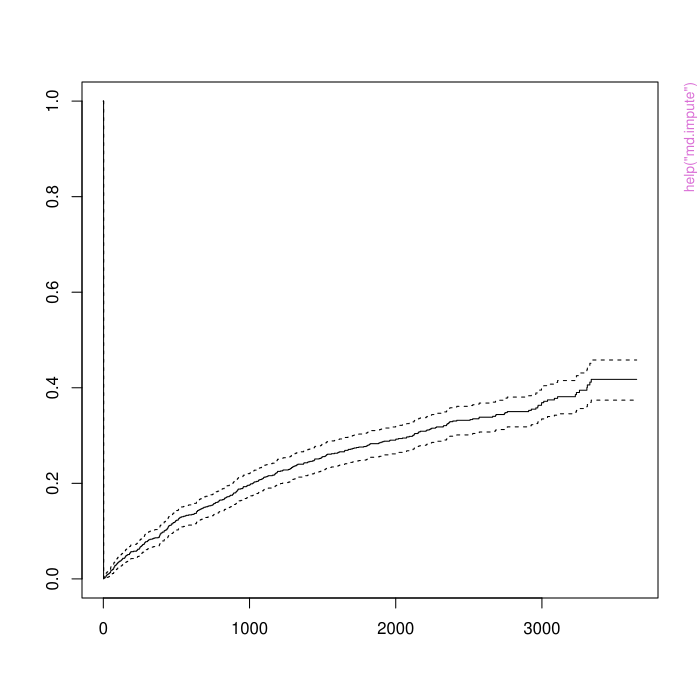

This figure's R source:
pkgname <- "missDeaths"
source(file.path(R.home("share"), "R", "examples-header.R"))
options(warn = 1)
base::assign(".ExTimings", "missDeaths-Ex.timings", pos = 'CheckExEnv')
base::cat("name\tuser\tsystem\telapsed\n", file=base::get(".ExTimings", pos = 'CheckExEnv'))
base::assign(".format_ptime",
function(x) {
  if(!is.na(x[4L])) x[1L] <- x[1L] + x[4L]
  if(!is.na(x[5L])) x[2L] <- x[2L] + x[5L]
  options(OutDec = '.')
  format(x[1L:3L], digits = 7L)
},
pos = 'CheckExEnv')

### * </HEADER>
library('missDeaths')

base::assign(".oldSearch", base::search(), pos = 'CheckExEnv')
base::assign(".old_wd", base::getwd(), pos = 'CheckExEnv')
cleanEx()
nameEx("md.binom")
### * md.binom

flush(stderr()); flush(stdout())

base::assign(".ptime", proc.time(), pos = "CheckExEnv")
### Name: md.binom
### Title: md.binom
### Aliases: md.binom

### ** Examples


## Not run: 
##D library(missDeaths)
##D 
##D sim = md.simparams() +
##D    md.binom("X", 0.25)
## End(Not run)




base::assign(".dptime", (proc.time() - get(".ptime", pos = "CheckExEnv")), pos = "CheckExEnv")
base::cat("md.binom", base::get(".format_ptime", pos = 'CheckExEnv')(get(".dptime", pos = "CheckExEnv")), "\n", file=base::get(".ExTimings", pos = 'CheckExEnv'), append=TRUE, sep="\t")
cleanEx()
nameEx("md.censor")
### * md.censor

flush(stderr()); flush(stdout())

base::assign(".ptime", proc.time(), pos = "CheckExEnv")
### Name: md.censor
### Title: Censoring simulated survival data
### Aliases: md.censor

### ** Examples


## Not run: 
##D library(missDeaths)
##D 
##D sim = md.simparams() +
##D   md.sex("sex", 0.5) + 
##D     md.uniform("birth", as.Date("1915-1-1"), as.Date("1930-1-1")) +
##D       md.uniform("start", as.Date("2000-1-1"), as.Date("2005-1-1")) +
##D         md.death("death", survexp.us, "sex", "birth", "start") +
##D           md.eval("age", "as.numeric(start - birth)/365.2425", 80, FALSE) + 
##D             md.exp("event", "start", c("age", "sex"), c(0.1, 2), 0.05/365.2425)
##D             
##D data = md.simulate(sim, 1000)
##D complete = md.censor(data, "start", as.Date("2010-1-1"), c("event", "death"))
## End(Not run)




base::assign(".dptime", (proc.time() - get(".ptime", pos = "CheckExEnv")), pos = "CheckExEnv")
base::cat("md.censor", base::get(".format_ptime", pos = 'CheckExEnv')(get(".dptime", pos = "CheckExEnv")), "\n", file=base::get(".ExTimings", pos = 'CheckExEnv'), append=TRUE, sep="\t")
cleanEx()
nameEx("md.constant")
### * md.constant

flush(stderr()); flush(stdout())

base::assign(".ptime", proc.time(), pos = "CheckExEnv")
### Name: md.constant
### Title: md.constant
### Aliases: md.constant

### ** Examples


## Not run: 
##D library(missDeaths)
##D 
##D sim = md.simparams() +
##D    md.constant("start", as.Date("1990-1-1")) 
## End(Not run)



base::assign(".dptime", (proc.time() - get(".ptime", pos = "CheckExEnv")), pos = "CheckExEnv")
base::cat("md.constant", base::get(".format_ptime", pos = 'CheckExEnv')(get(".dptime", pos = "CheckExEnv")), "\n", file=base::get(".ExTimings", pos = 'CheckExEnv'), append=TRUE, sep="\t")
cleanEx()
nameEx("md.data")
### * md.data

flush(stderr()); flush(stdout())

base::assign(".ptime", proc.time(), pos = "CheckExEnv")
### Name: md.data
### Title: md.data
### Aliases: md.data

### ** Examples


## Not run: 
##D library(missDeaths)
##D 
##D sim = md.simparams() +
##D    md.data(data) 
## End(Not run)



base::assign(".dptime", (proc.time() - get(".ptime", pos = "CheckExEnv")), pos = "CheckExEnv")
base::cat("md.data", base::get(".format_ptime", pos = 'CheckExEnv')(get(".dptime", pos = "CheckExEnv")), "\n", file=base::get(".ExTimings", pos = 'CheckExEnv'), append=TRUE, sep="\t")
cleanEx()
nameEx("md.death")
### * md.death

flush(stderr()); flush(stdout())

base::assign(".ptime", proc.time(), pos = "CheckExEnv")
### Name: md.death
### Title: md.death
### Aliases: md.death

### ** Examples


## Not run: 
##D library(missDeaths)
##D 
##D sim = md.simparams() +
##D    md.sex("sex", 0.5) + 
##D      md.uniform("birth", as.Date("1930-1-1"), as.Date("1970-1-1")) +
##D        md.uniform("start", as.Date("2005-1-1"), as.Date("2010-1-1")) +
##D          md.death("death", survexp.us, "sex", "birth", "start") 
## End(Not run)



base::assign(".dptime", (proc.time() - get(".ptime", pos = "CheckExEnv")), pos = "CheckExEnv")
base::cat("md.death", base::get(".format_ptime", pos = 'CheckExEnv')(get(".dptime", pos = "CheckExEnv")), "\n", file=base::get(".ExTimings", pos = 'CheckExEnv'), append=TRUE, sep="\t")
cleanEx()
nameEx("md.eval")
### * md.eval

flush(stderr()); flush(stdout())

base::assign(".ptime", proc.time(), pos = "CheckExEnv")
### Name: md.eval
### Title: md.eval
### Aliases: md.eval

### ** Examples


## Not run: 
##D library(missDeaths)
##D 
##D sim = md.simparams() +
##D     md.uniform("birth", as.Date("1915-1-1"), as.Date("1930-1-1")) +
##D       md.uniform("start", as.Date("2000-1-1"), as.Date("2005-1-1")) +
##D           md.eval("age", "as.numeric(start - birth)/365.2425", 80, FALSE)
## End(Not run)



base::assign(".dptime", (proc.time() - get(".ptime", pos = "CheckExEnv")), pos = "CheckExEnv")
base::cat("md.eval", base::get(".format_ptime", pos = 'CheckExEnv')(get(".dptime", pos = "CheckExEnv")), "\n", file=base::get(".ExTimings", pos = 'CheckExEnv'), append=TRUE, sep="\t")
cleanEx()
nameEx("md.exp")
### * md.exp

flush(stderr()); flush(stdout())

base::assign(".ptime", proc.time(), pos = "CheckExEnv")
### Name: md.exp
### Title: md.exp
### Aliases: md.exp

### ** Examples


## Not run: 
##D library(missDeaths)
##D 
##D sim = md.simparams() +
##D   md.uniform("X1", 0.5) + 
##D     md.norm("X2") +
##D       md.exp("event", as.Date("1915-1-1"), c("X1", "X2"), c(0.1, 0.2), 0.05/365.2425)
## End(Not run)




base::assign(".dptime", (proc.time() - get(".ptime", pos = "CheckExEnv")), pos = "CheckExEnv")
base::cat("md.exp", base::get(".format_ptime", pos = 'CheckExEnv')(get(".dptime", pos = "CheckExEnv")), "\n", file=base::get(".ExTimings", pos = 'CheckExEnv'), append=TRUE, sep="\t")
cleanEx()
nameEx("md.impute")
### * md.impute

flush(stderr()); flush(stdout())

base::assign(".ptime", proc.time(), pos = "CheckExEnv")
### Name: md.impute
### Title: Correctly impute missing information of possible deaths using
###   population mortality
### Aliases: md.impute

### ** Examples

library(missDeaths)
data(slopop)

data(observed)
observed$time = observed$time*365.2425
D = md.D(age=observed$age*365.2425, sex=observed$sex, year=(observed$year - 1970)*365.2425)
newtimes = md.impute(observed, Surv(time, status) ~ age + sex + iq + elevation, 
  observed$maxtime*365.2425, D, slopop, iterations=4)

#Cumulative incidence function
cif = survfit(Surv(observed$time, observed$status)~1)
cif$surv = 1 - cif$surv
cif$upper = 1 - cif$upper
cif$lower = 1 - cif$lower
plot(cif)

#Net survival (NOTE: std error is slightly underestimated!)
surv.net = survfit(Surv(newtimes, observed$status)~1)
summary(surv.net, times=c(3,9)*365.2425)
plot(surv.net)

#Event free survival (NOTE: std error is slightly underestimated!)
surv.efs = survfit(Surv(newtimes, 1 * (observed$status | (newtimes != observed$time)))~1)
summary(surv.efs, times=c(3,9)*365.2425)
plot(surv.efs)




base::assign(".dptime", (proc.time() - get(".ptime", pos = "CheckExEnv")), pos = "CheckExEnv")
base::cat("md.impute", base::get(".format_ptime", pos = 'CheckExEnv')(get(".dptime", pos = "CheckExEnv")), "\n", file=base::get(".ExTimings", pos = 'CheckExEnv'), append=TRUE, sep="\t")
cleanEx()
nameEx("md.mvnorm")
### * md.mvnorm

flush(stderr()); flush(stdout())

base::assign(".ptime", proc.time(), pos = "CheckExEnv")
### Name: md.mvnorm
### Title: md.mvnorm
### Aliases: md.mvnorm

### ** Examples


## Not run: 
##D library(missDeaths)
##D 
##D sim = md.simparams() +
##D    md.mvnorm(c("X1", "X2"), c(100, 0), matrix(c(225, 3, 2, 1), 2, 2))
## End(Not run)



base::assign(".dptime", (proc.time() - get(".ptime", pos = "CheckExEnv")), pos = "CheckExEnv")
base::cat("md.mvnorm", base::get(".format_ptime", pos = 'CheckExEnv')(get(".dptime", pos = "CheckExEnv")), "\n", file=base::get(".ExTimings", pos = 'CheckExEnv'), append=TRUE, sep="\t")
cleanEx()
nameEx("md.norm")
### * md.norm

flush(stderr()); flush(stdout())

base::assign(".ptime", proc.time(), pos = "CheckExEnv")
### Name: md.norm
### Title: md.norm
### Aliases: md.norm

### ** Examples


## Not run: 
##D library(missDeaths)
##D 
##D sim = md.simparams() +
##D    md.norm("X", 0, 1) 
## End(Not run)




base::assign(".dptime", (proc.time() - get(".ptime", pos = "CheckExEnv")), pos = "CheckExEnv")
base::cat("md.norm", base::get(".format_ptime", pos = 'CheckExEnv')(get(".dptime", pos = "CheckExEnv")), "\n", file=base::get(".ExTimings", pos = 'CheckExEnv'), append=TRUE, sep="\t")
cleanEx()
nameEx("md.sample")
### * md.sample

flush(stderr()); flush(stdout())

base::assign(".ptime", proc.time(), pos = "CheckExEnv")
### Name: md.sample
### Title: md.sample
### Aliases: md.sample

### ** Examples


## Not run: 
##D library(missDeaths)
##D 
##D sim = md.simparams() +
##D    md.sample("X", c(0, 1, 2), c(0.2, 0.3, 0.5)) 
## End(Not run)



base::assign(".dptime", (proc.time() - get(".ptime", pos = "CheckExEnv")), pos = "CheckExEnv")
base::cat("md.sample", base::get(".format_ptime", pos = 'CheckExEnv')(get(".dptime", pos = "CheckExEnv")), "\n", file=base::get(".ExTimings", pos = 'CheckExEnv'), append=TRUE, sep="\t")
cleanEx()
nameEx("md.sex")
### * md.sex

flush(stderr()); flush(stdout())

base::assign(".ptime", proc.time(), pos = "CheckExEnv")
### Name: md.sex
### Title: md.sex
### Aliases: md.sex

### ** Examples


## Not run: 
##D library(missDeaths)
##D 
##D sim = md.simparams() +
##D    md.sex("sex", 0.5)
## End(Not run)




base::assign(".dptime", (proc.time() - get(".ptime", pos = "CheckExEnv")), pos = "CheckExEnv")
base::cat("md.sex", base::get(".format_ptime", pos = 'CheckExEnv')(get(".dptime", pos = "CheckExEnv")), "\n", file=base::get(".ExTimings", pos = 'CheckExEnv'), append=TRUE, sep="\t")
cleanEx()
nameEx("md.simparams")
### * md.simparams

flush(stderr()); flush(stdout())

base::assign(".ptime", proc.time(), pos = "CheckExEnv")
### Name: md.simparams
### Title: md.simparams
### Aliases: md.simparams

### ** Examples


## Not run: 
##D library(missDeaths)
##D 
##D sim = md.simparams() +
##D    md.sex("sex", 0.5) + 
##D    md.uniform("birth", as.Date("1930-1-1"), as.Date("1970-1-1")) +
##D    md.uniform("start", as.Date("2005-1-1"), as.Date("2010-1-1")) +
##D    md.death("death", survexp.us, "sex", "birth", "start") 
## End(Not run)




base::assign(".dptime", (proc.time() - get(".ptime", pos = "CheckExEnv")), pos = "CheckExEnv")
base::cat("md.simparams", base::get(".format_ptime", pos = 'CheckExEnv')(get(".dptime", pos = "CheckExEnv")), "\n", file=base::get(".ExTimings", pos = 'CheckExEnv'), append=TRUE, sep="\t")
cleanEx()
nameEx("md.simulate")
### * md.simulate

flush(stderr()); flush(stdout())

base::assign(".ptime", proc.time(), pos = "CheckExEnv")
### Name: md.simulate
### Title: md.simulate
### Aliases: md.simulate

### ** Examples


## Not run: 
##D library(missDeaths)
##D ratetable = survexp.us
##D 
##D sim = md.simparams() +
##D           md.sex("sex", 1) + 
##D           md.uniform("Z1") +
##D           md.mvnorm(c("Z2", "Z3"), c(100, 0), matrix(c(225, 3, 2, 1), 2, 2)) +
##D           md.sample("Z4", c(1, 2, 3, 4), c(0.25, 0.25, 0.25, 0.25)) +
##D           md.uniform("birth", as.Date("1930-1-1"), as.Date("1970-1-1")) +
##D           md.constant("start", as.Date("1990-1-1")) +
##D           md.death("death", ratetable, "sex", "birth", "start") +
##D           md.eval("age", "as.numeric(start - birth)/365.2425", 80, FALSE) + 
##D           md.exp("event", "start", c("age", "sex", "Z1", "Z2"), 
##D              c(0.1, 2, 1, 0.01), 0.0001)
##D           
##D data = md.simulate(sim, 1000)
## End(Not run)



base::assign(".dptime", (proc.time() - get(".ptime", pos = "CheckExEnv")), pos = "CheckExEnv")
base::cat("md.simulate", base::get(".format_ptime", pos = 'CheckExEnv')(get(".dptime", pos = "CheckExEnv")), "\n", file=base::get(".ExTimings", pos = 'CheckExEnv'), append=TRUE, sep="\t")
cleanEx()
nameEx("md.survcox")
### * md.survcox

flush(stderr()); flush(stdout())

base::assign(".ptime", proc.time(), pos = "CheckExEnv")
### Name: md.survcox
### Title: Fit a proportional hazards regression model over disease
###   recurrence data with missing information of possible deaths
### Aliases: md.survcox

### ** Examples


## Not run: 
##D library(missDeaths)
##D data(slopop)
##D 
##D data(observed)
##D observed$time = observed$time*365.2425
##D D = md.D(age=observed$age*365.2425, sex=observed$sex, year=(observed$year - 1970)*365.2425)
##D 
##D #fit a cox model (NOTE: estimated std error is slightly underestimated!)
##D md.survcox(observed, Surv(time, status) ~ age + sex + iq + elevation, 
##D   observed$maxtime*365.2425, D, slopop, iterations=4, R=1)
##D 
##D #multiple imputations to correct the stimated std error
##D md.survcox(observed, Surv(time, status) ~ age + sex + iq + elevation, 
##D   observed$maxtime*365.2425, D, slopop, iterations=4, R=50)
## End(Not run)




base::assign(".dptime", (proc.time() - get(".ptime", pos = "CheckExEnv")), pos = "CheckExEnv")
base::cat("md.survcox", base::get(".format_ptime", pos = 'CheckExEnv')(get(".dptime", pos = "CheckExEnv")), "\n", file=base::get(".ExTimings", pos = 'CheckExEnv'), append=TRUE, sep="\t")
cleanEx()
nameEx("md.survnp")
### * md.survnp

flush(stderr()); flush(stdout())

base::assign(".ptime", proc.time(), pos = "CheckExEnv")
### Name: md.survnp
### Title: Nonparametric analysis of disease recurrence with missing
###   information of possible deaths
### Aliases: md.survnp

### ** Examples


## Not run: 
##D library(missDeaths)
##D library(cmprsk)
##D data(slopop)
##D 
##D data(observed)
##D D = md.D(age=observed$age*365.2425, sex=observed$sex, year=(observed$year - 1970)*365.2425)
##D np = md.survnp(observed$time*365.2425, observed$status, observed$maxtime*365.2425, D, slopop)
##D 
##D #calculate net survival at 3 and 9 years
##D w = list(list(time=np$time, est=np$surv.net, var=(np$std.err.net)^2))
##D timepoints(w, times=c(3,9)*365.2425)
##D 
##D #plot the net and event free survival curves
##D plot(np$time, np$surv.net)
##D plot(np$time, np$surv.efs)
## End(Not run)




base::assign(".dptime", (proc.time() - get(".ptime", pos = "CheckExEnv")), pos = "CheckExEnv")
base::cat("md.survnp", base::get(".format_ptime", pos = 'CheckExEnv')(get(".dptime", pos = "CheckExEnv")), "\n", file=base::get(".ExTimings", pos = 'CheckExEnv'), append=TRUE, sep="\t")
cleanEx()
nameEx("md.uniform")
### * md.uniform

flush(stderr()); flush(stdout())

base::assign(".ptime", proc.time(), pos = "CheckExEnv")
### Name: md.uniform
### Title: md.uniform
### Aliases: md.uniform

### ** Examples


## Not run: 
##D library(missDeaths)
##D 
##D sim = md.simparams() +
##D    md.uniform("X", 0, 1)
## End(Not run)




base::assign(".dptime", (proc.time() - get(".ptime", pos = "CheckExEnv")), pos = "CheckExEnv")
base::cat("md.uniform", base::get(".format_ptime", pos = 'CheckExEnv')(get(".dptime", pos = "CheckExEnv")), "\n", file=base::get(".ExTimings", pos = 'CheckExEnv'), append=TRUE, sep="\t")
cleanEx()
nameEx("missDeaths")
### * missDeaths

flush(stderr()); flush(stdout())

base::assign(".ptime", proc.time(), pos = "CheckExEnv")
### Name: missDeaths
### Title: Simulating and analyzing time to event data in the presence of
###   population mortality
### Aliases: missDeaths missDeaths-package

### ** Examples

## Not run: 
##D library(missDeaths)
##D ratetable = survexp.us
##D 
##D sim = md.simparams() +
##D           md.sex("sex", 0.5) + 
##D           md.binom("Z1", 0.5) +
##D           md.mvnorm(c("Z2", "Z3"), c(100, 0), matrix(c(225, 3, 2, 1), 2, 2)) +
##D           md.sample("Z4", c(1, 2, 3, 4), c(0.25, 0.25, 0.25, 0.25)) +
##D           md.uniform("birth", as.Date("1925-1-1"), as.Date("1950-1-1")) +
##D           md.uniform("start", as.Date("2000-1-1"), as.Date("2005-1-1")) +
##D           md.death("death", ratetable, "sex", "birth", "start") +
##D           md.eval("age", "as.numeric(start - birth)/365.2425", 80, FALSE) + 
##D           md.exp("event", "start", c("age", "sex", "Z1", "Z2"), 
##D              c(0.1, 2, 1, 0.01), 0.05/365.2425)
##D data = md.simulate(sim, 1000)
##D           
##D #construct a complete right censored data set
##D complete = md.censor(data, "start", as.Date("2010-1-1"), c("event", "death"))
##D 
##D #construct an observed right censored data set with non-reported deaths
##D observed = complete
##D observed$time[which(complete$status == 2)] = observed$maxtime[which(complete$status == 2)]
##D observed$status[which(complete$status == 2)] = 0
##D 
##D #estimate coefficients of the proportional hazards model
##D D = md.D(age=observed$age, sex=observed$sex, year=observed$start)
##D md.survcox(observed, Surv(time, status) ~ age + sex + Z1 + Z2, 
##D           observed$maxtime, D, ratetable, iterations=4, R=50)
##D           
##D #estimate net- and event-free survival
##D np = md.survnp(observed$time, observed$status, observed$maxtime, D, ratetable)
##D w = list(list(time=np$time, est=np$surv.net, var=(np$std.err.net)^2))
##D timepoints(w, times=c(3,9)*365.2425)
##D plot(np$time/365.2425, np$surv.net)
##D plot(np$time/365.2425, np$surv.efs)
## End(Not run)



base::assign(".dptime", (proc.time() - get(".ptime", pos = "CheckExEnv")), pos = "CheckExEnv")
base::cat("missDeaths", base::get(".format_ptime", pos = 'CheckExEnv')(get(".dptime", pos = "CheckExEnv")), "\n", file=base::get(".ExTimings", pos = 'CheckExEnv'), append=TRUE, sep="\t")
### * <FOOTER>
###
cleanEx()
options(digits = 7L)
base::cat("Time elapsed: ", proc.time() - base::get("ptime", pos = 'CheckExEnv'),"\n")
grDevices::dev.off()
###
### Local variables: ***
### mode: outline-minor ***
### outline-regexp: "\\(> \\)?### [*]+" ***
### End: ***
quit('no')
